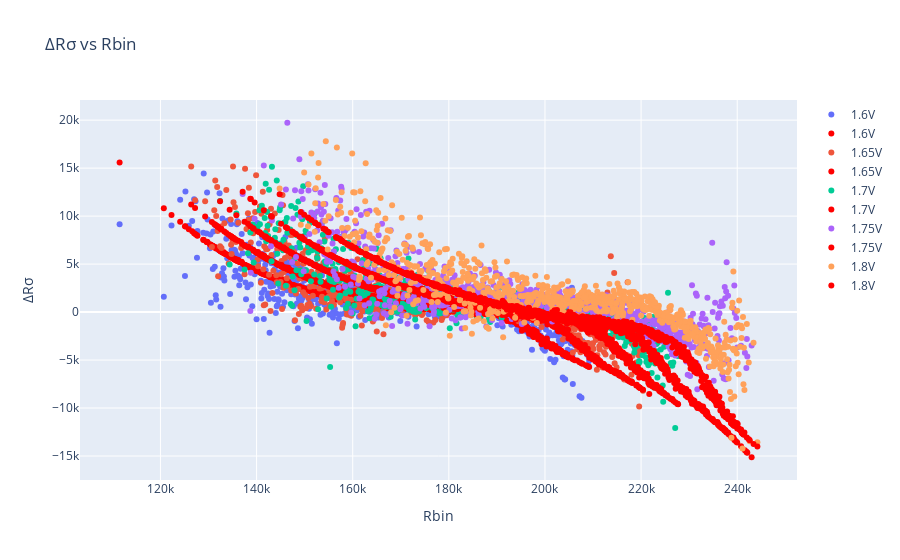

This figure's notebook cell:
### Code cell
colours = ['#636EFA', '#EF553B', '#00CC96', '#AB63FA', '#FFA15A', '#19D3F3', '#FF6692', '#B6E880', '#FF97FF', '#FECB52',
           '#636EFA', '#EF553B', '#00CC96', '#AB63FA', '#FFA15A', '#19D3F3', '#FF6692', '#B6E880', '#FF97FF', '#FECB52'
           ]
fig = go.Figure()

for val, col in zip(plot_df['v'].unique(), colours):
    data = plot_df.loc[plot_df['v']==val]
    fig.add_trace(go.Scatter(y = data['Y_test'],
                             x = data['Rbin'],
                             marker=dict(color=col),
                             mode='markers',
                             name=f'{val}V'
                             ))
    fig.add_trace(go.Scatter(y = data['y_test_pred'],
                             x = data['Rbin'],
                             line=dict(color='red'),
                             mode='markers',
                             name=f'{val}V'
                             ))
fig.update_layout(
    title="\u0394R\u03C3 vs Rbin",
    xaxis_title="Rbin",
    yaxis_title="\u0394R\u03C3"
)

### Figure 1 — Plotly figure (JSON) as saved in the notebook; plotly's stock layout.template omitted (floating-point values rounded to 4 significant figures; data arrays with more than 128 entries replaced by an {"elided": "..."} marker saying what was removed)
{"data": [{"marker": {"color": "#636EFA"}, "mode": "markers", "name": "1.6V", "type": "scatter", "x": {"elided": "738 int values"}, "y": {"elided": "738 float values"}}, {"line": {"color": "red"}, "mode": "markers", "name": "1.6V", "type": "scatter", "x": {"elided": "738 int values"}, "y": {"elided": "738 float values"}}, {"marker": {"color": "#EF553B"}, "mode": "markers", "name": "1.65V", "type": "scatter", "x": {"elided": "781 int values"}, "y": {"elided": "781 float values"}}, {"line": {"color": "red"}, "mode": "markers", "name": "1.65V", "type": "scatter", "x": {"elided": "781 int values"}, "y": {"elided": "781 float values"}}, {"marker": {"color": "#00CC96"}, "mode": "markers", "name": "1.7V", "type": "scatter", "x": {"elided": "788 int values"}, "y": {"elided": "788 float values"}}, {"line": {"color": "red"}, "mode": "markers", "name": "1.7V", "type": "scatter", "x": {"elided": "788 int values"}, "y": {"elided": "788 float values"}}, {"marker": {"color": "#AB63FA"}, "mode": "markers", "name": "1.75V", "type": "scatter", "x": {"elided": "828 int values"}, "y": {"elided": "828 float values"}}, {"line": {"color": "red"}, "mode": "markers", "name": "1.75V", "type": "scatter", "x": {"elided": "828 int values"}, "y": {"elided": "828 float values"}}, {"marker": {"color": "#FFA15A"}, "mode": "markers", "name": "1.8V", "type": "scatter", "x": {"elided": "791 int values"}, "y": {"elided": "791 float values"}}, {"line": {"color": "red"}, "mode": "markers", "name": "1.8V", "type": "scatter", "x": {"elided": "791 int values"}, "y": {"elided": "791 float values"}}], "layout": {"title": {"text": "ΔRσ vs Rbin"}, "xaxis": {"title": {"text": "Rbin"}}, "yaxis": {"title": {"text": "ΔRσ"}}}}
